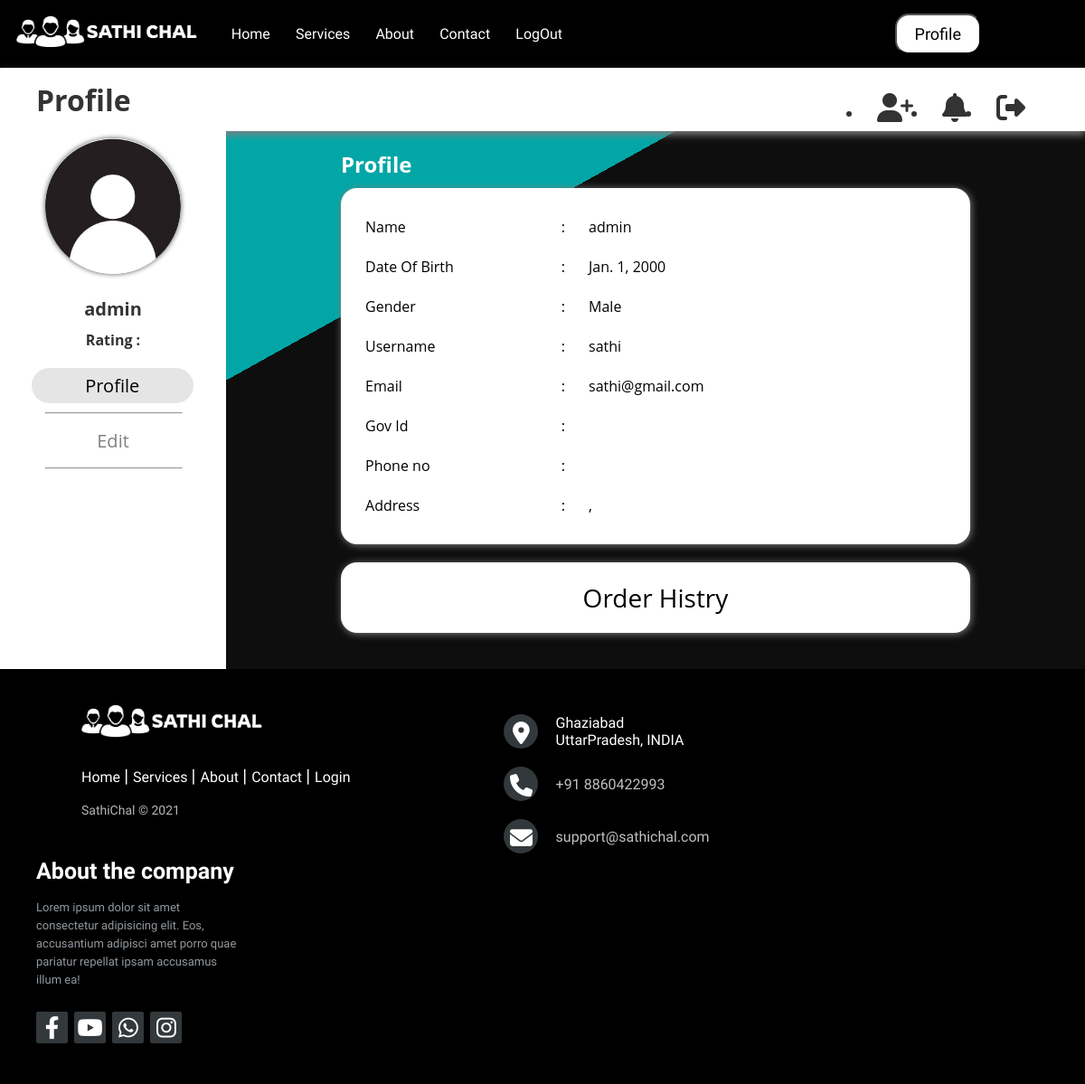
Screenshot of /profile (signed in) with the database file from the repository.
### home/models.py (models this page shows)
class sathiUser(AbstractUser):
    gender =  models.CharField(max_length=1,choices = GENDER_FIElD)
    phone = models.CharField(max_length=15)
    dob = models.DateField(default="2000-01-01")
    aadhaarno = models.CharField(max_length=12)
    city = models.CharField(max_length=50, default="")
    state = models.CharField(max_length=50, default="")
    profile_pic = models.ImageField(upload_to="profile_pics", blank=True, null=True)
    pass

### home/views.py (the view, shortened to what this page needs)
# urls.py: path('profile', views.profile, name='profile'),
def profile(request):
    if request.method == 'GET':
        if request.user.is_authenticated:
            data = sathiUser.objects.get(username=request.user)
            context = {"data":data}
            return render(request,"profile.html",context)
        else:
            return redirect(loginfun)

### templates/profile.html (shortened to what this page needs)
<!DOCTYPE html>
<html lang="en">
  <head>
    <link rel="stylesheet" href="https://cdnjs.cloudflare.com/ajax/libs/font-awesome/6.2.1/css/all.min.css" />
    {% load static %}
  </head>
  <body>
    {%include "layout/navbar.html"%}
    <div class="navbar-top">
      <div class="title">
        <h1>Profile</h1>
      </div>
      <ul>
        <li>
          <a id="friendrequest">
            <i class="fa fa-user-plus fa-2x"></i>
          </a>
        </li>
        <li>
          <a href="#notification">
            <i class="fa fa-bell fa-2x"></i>
          </a>
        </li>
        <li>
          <a href="/logout">
            <i class="fa fa-sign-out-alt fa-2x"></i>
          </a>
        </li>
      </ul>
    </div>
    <div class="client-page">
      <div class="sidenav">
        <div class="client">
          <img id="profile_pic" class="profile_pic" src="{% if data.profile_pic %}{{data.profile_pic.url}}{% else %}{% static 'images/profile.jpg' %} {% endif %}" alt="" width="150" height="150" />
          <div class="name">{{data.first_name}} {{data.last_name}}</div>
          <div class="job">Rating :</div>
        </div>
        <div class="sidenav-url">
          <div class="url">
            <a class="active" id="client">Profile</a>
            <hr align="center" />
          </div>
          <div class="url">
            <a id="settings">Edit</a>
            <hr align="center" />
          </div>
        </div>
      </div>
      <div class="main">
        <h2>Profile</h2>
        <div class="card">
          <div class="card-body" id="details">
            <table>
              <tbody>
                <tr>
                  <td>Name</td>
                  <td>:</td>
                  <td>{{data.first_name}} {{data.last_name}}</td>
                </tr>
                <tr>
                  <td>Date Of Birth</td>
                  <td>:</td>
                  <td>{{data.dob}}</td>
                </tr>
                <tr>
                  <td>Gender</td>
                  <td>:</td>
                  <td>{{data.gender}}</td>
                </tr>
                <tr>
                  <td>Username</td>
                  <td>:</td>
                  <td>{{data.username}}</td>
                </tr>
                <tr>
                  <td>Email</td>
                  <td>:</td>
                  <td>{{data.email}}</td>
                </tr>
                <tr>
                  <td>Gov Id</td>
                  <td>:</td>
                  <td>{{data.aadhaarno}}</td>
                </tr>
                <tr>
                  <td>Phone no</td>
                  <td>:</td>
                  <td>{{data.phone}}</td>
                </tr>
                <tr>
                  <td>Address</td>
                  <td>:</td>
                  <td>{{data.city}}, {{data.state}}</td>
                </tr>
              </tbody>
            </table>
          </div>
        </div>
        <div class="card" style="text-align: center;cursor: pointer;">
          <a href="/order">Order Histry</a>
        </div>
      </div>
    </div>
    {%include "layout/footer.html"%}
  </body>
</html>

### templates/profile.html (style rules this page uses)
* { margin: 0; }
body { background: linear-gradient( 331deg, rgba(14, 14, 14, 1) 70%, rgba(2, 166, 166, 1) 70% ); font-family: Arial; }
a { text-decoration: none; color: black; }
.navbar-top { background-color: #fff; color: #333; box-shadow: 0px 4px 8px 0px grey; height: 70px; display: flex; justify-content: space-between; align-items: center; }
.title { font-family: "Dancing Script", cursive; padding: 15px 40px; }
.navbar-top ul { display: flex; padding: 18px 50px 0 40px; }
.navbar-top ul li a { color: #333; padding: 14px 16px; text-align: center; text-decoration: none; cursor: pointer; }
.client-page { display: flex; }
.sidenav { background-color: #fff; color: #333; padding-top: 20px; width: 250px; }
.client { margin-bottom: 20px; margin-top: -12px; text-align: center; }
.client img { object-fit: cover; border-radius: 50%; box-shadow: 0px 0px 5px 1px grey; }
.name { font-size: 20px; font-weight: bold; padding-top: 20px; }
.job { font-size: 16px; font-weight: bold; padding-top: 10px; }
.url, hr { text-align: center; }
.url hr { margin-left: 20%; width: 60%; }
.url a { color: #818181; display: block; font-size: 20px; margin: 10px 0; padding: 6px 8px; text-decoration: none; }
.url a:hover, .url .active { background-color: #0000001a; border-radius: 28px; color: #000; margin-left: 14%; width: 65%; }
.main { margin: 20px auto; font-size: 28px; padding: 0 10px; width: 58%; }
.main h2 { color: #fff; font-family: "Segoe UI", Tahoma, Geneva, Verdana, sans-serif; font-size: 24px; margin-bottom: 10px; }
.main .card { background-color: #fff; border-radius: 18px; box-shadow: 1px 1px 8px 0 grey; height: auto; margin-bottom: 20px; padding: 20px; }
.main .card table { border: none; font-size: 16px; height: 270px; width: 80%; }
table td { padding: 10px 5px; }

### templates/layout/navbar.html (style rules this page uses)
* { margin: 0; padding: 0; }

### templates/layout/footer.html (style rules this page uses)
* { font-family: Open Sans; margin: 0; padding: 0; }

### rows the page displays
sathiUser: last_name "admin", dob "Jan. 1, 2000", gender "Male", username "sathi", email "sathi@gmail.com"
